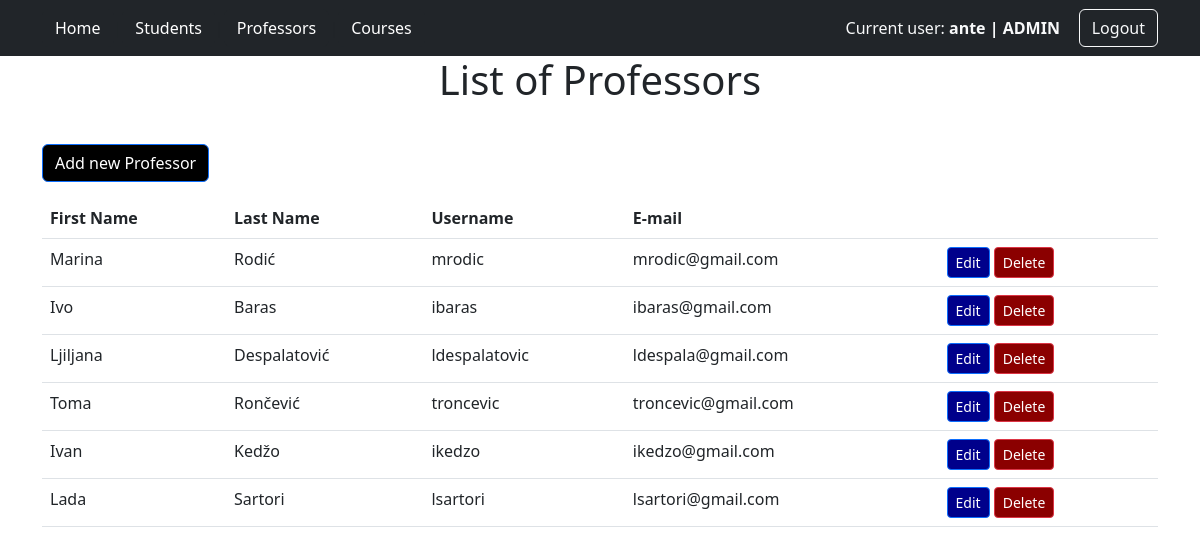
The page /all_professors/ (signed in) on the database its author committed.
### app/models.py (models this page shows, shortened)
class User(AbstractUser):
    user_status = (
        ('none', 'none'),
        ('redovni student', 'redovni student'),
        ('izvanredni student', 'izvanredni student')
    )
    role = models.ForeignKey(Role, on_delete=models.SET_NULL, null=True)
    status = models.CharField(max_length=32, choices=user_status)

class Role(models.Model):
    ADMIN = 'ADMIN'
    PROFESSOR = 'PROFESSOR'
    STUDENT = 'STUDENT'
    role_choices = [
        (ADMIN, 'admin'),
        (PROFESSOR, 'professor'),
        (STUDENT, 'student')
    ]
    role = models.CharField(max_length=32, choices=role_choices)

### app/decorators.py (the view)
    def wrap(*args, **kwargs):
        if args[0].user.role.role == Role.ADMIN:
            return function(*args, **kwargs)
        else:
            return redirect('login')

### app/views.py (called while the page is built)
@admin_required
@login_required
def all_professors(request):
    professors = User.objects.filter(role_id__role=Role.PROFESSOR)
    return render(request, 'all_professors.html', {"professors": professors})

### app/templates/all_professors.html (shortened to what this page needs)
{% extends 'base.html' %}
{% block body %}
<div class="container">
    <div class="row">
        <div class="col-12">
            <h1 class="text-center mb-4">List of Professors</h1>
            {% if request.user.is_superuser %}
                <a href="{% url 'add_user' 'PROFESSOR' %}" class="btn btn-primary my-3" role="button" style="background-color: black; color: white;">Add new Professor</a>
            {% endif %}
            <table class="table">
                <thead>
                    <tr>
                        <th scope="col">First Name</th>
                        <th scope="col">Last Name</th>
                        <th scope="col">Username</th>
                        <th scope="col">E-mail</th>
                        <th scope="col"></th>
                    </tr>
                </thead>
                <tbody>
                    {% for professor in professors %}
                        <tr>
                            <td>{{ professor.first_name }}</td>
                            <td>{{ professor.last_name }}</td>
                            <td>{{ professor.username }}</td>
                            <td>{{ professor.email }}</td>
                            <td>
                                {% if request.user.is_superuser %}
                                    <a href="{% url 'edit_user' professor.id %}" class="btn btn-sm btn-primary" role="button" style="background-color: darkblue; color: white;">Edit</a>
                                    <button type="button" class="btn btn-sm btn-danger" data-bs-toggle="modal" data-bs-target="#deleteModal{{ professor.id }}" style="background-color: darkred; color: white;">
                                        Delete
                                    </button>
                                {% endif %}
                            </td>
                        </tr>
                    {% endfor %}
                </tbody>
            </table>
        </div>
    </div>
</div>
{% endblock %}

### app/templates/base.html (shortened to what this page needs)
<!DOCTYPE html>
<html lang="en">
<head>
    <link href="https://cdn.jsdelivr.net/npm/bootstrap@5.2.0-beta1/dist/css/bootstrap.min.css" rel="stylesheet">
</head>
<body>
    <nav class="navbar navbar-expand-lg navbar-dark bg-dark">
        <div class="container">
            <div class="collapse navbar-collapse" id="navbarText">
                <ul class="navbar-nav me-auto mb-2 mb-lg-0">
                    <a href="{% url 'index' %}" class="btn btn-dark" role="button">Home</a>
                    <li class="nav-item">
                        <span class="navbar-separator">|</span>
                    </li>
                    {% if request.user.is_superuser %}
                    <li class="nav-item">
                        <a href="{% url 'all_students' %}" class="btn btn-dark" role="button">Students</a>
                    </li>
                    <li class="nav-item">
                        <span class="navbar-separator">|</span>
                    </li>
                    <li class="nav-item">
                        <a href="{% url 'all_professors' %}" class="btn btn-dark" role="button">Professors</a>
                    </li>
                    {% endif %}
                    {% if request.user.is_superuser or request.user.role.role == 'PROFESSOR' %}
                    <li class="nav-item">
                        <span class="navbar-separator">|</span>
                    </li>
                    <li class="nav-item">
                        <a href="{% url 'all_courses' %}" class="btn btn-dark" role="button">Courses</a>
                    </li>
                    {% endif %}
                </ul>
                <ul class="navbar-nav ms-auto">
                    <li class="nav-item" style="margin-left: auto; padding-left: 10px;">
                            {% if request.user.is_authenticated %}
                                {% if request.user.role.role == 'ADMIN' %}
                                    <span class="navbar-text text-light">
                                        Current user: <b>{{user.username}} | {{ request.user.role.role }}</b>
                                    </span>
                                {% else %}
                                    <span class="navbar-text text-light">
                                        Current user: <b>{{user.username}} | {{user.first_name}} {{user.last_name}} | {{ request.user.role.role }}</b>
                                    </span>
                                {% endif %}
                            {% endif %}
                    </li>
                    <li class="nav-item" style="margin-left: auto; padding-left: 10px;">
                        <b>|</b>
                    </li>
                    <li class="nav-item" style="display: flex; align-items: center;">
                        {% if request.user.is_authenticated %}
                            <a href="{% url 'logout' %}" class="btn btn-dark btn-outline-light" role="button">Logout</a>
                        {% else %}
                            <a href="{% url 'login' %}" class="btn btn-dark btn-outline-light" role="button">Login</a>
                        {% endif %}
                    </li>
                </ul>
            </div>
        </div>
    </nav>
    {% block body %}
    {% endblock %}
</body>
</html>

### app/templates/base.html (style rules this page uses)
.navbar-nav li { display: flex; align-items: center; }

### rows shown on the page
User: username "ante", user.role.role "ADMIN"
User: first_name "Marina", last_name "Rodić", username "mrodic", email "mrodic@gmail.com"
User: first_name "Ivo", last_name "Baras", username "ibaras", email "ibaras@gmail.com"
User: first_name "Ljiljana", last_name "Despalatović", username "ldespalatovic", email "ldespala@gmail.com"
User: first_name "Toma", last_name "Rončević", username "troncevic", email "troncevic@gmail.com"
User: first_name "Ivan", last_name "Kedžo", username "ikedzo", email "ikedzo@gmail.com"
User: first_name "Lada", last_name "Sartori", username "lsartori", email "lsartori@gmail.com"
